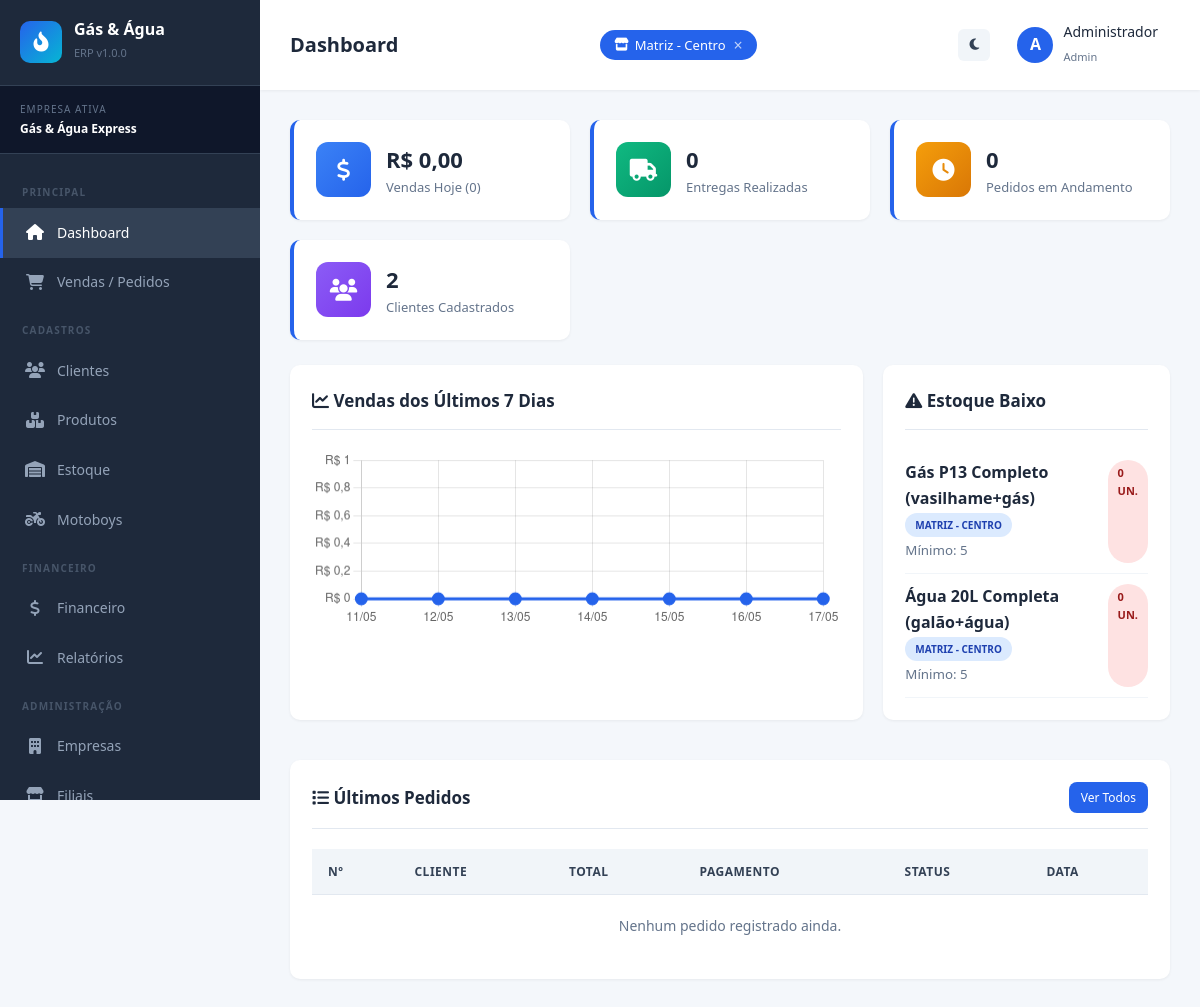
/pages/dashboard.php (signed in), run on the app's committed database.
### tables this page shows
CREATE TABLE IF NOT EXISTS empresas (
    id INT AUTO_INCREMENT PRIMARY KEY,
    nome VARCHAR(150) NOT NULL,
    cnpj VARCHAR(20) UNIQUE NOT NULL,
    endereco VARCHAR(255),
    telefone VARCHAR(20),
    email VARCHAR(100),
    logo VARCHAR(255) DEFAULT 'default-logo.png',
    cor_primaria VARCHAR(7) DEFAULT '#2563eb',
    status ENUM('ativo','inativo') DEFAULT 'ativo',
    criado_em TIMESTAMP DEFAULT CURRENT_TIMESTAMP
);

CREATE TABLE IF NOT EXISTS filiais (
    id INT AUTO_INCREMENT PRIMARY KEY,
    empresa_id INT NOT NULL,
    nome VARCHAR(150) NOT NULL,
    endereco VARCHAR(255),
    telefone VARCHAR(20),
    responsavel VARCHAR(150),
    status ENUM('ativo','inativo') DEFAULT 'ativo',
    criado_em TIMESTAMP DEFAULT CURRENT_TIMESTAMP,
    FOREIGN KEY (empresa_id) REFERENCES empresas(id) ON DELETE CASCADE
);

CREATE TABLE IF NOT EXISTS produtos (
    id INT AUTO_INCREMENT PRIMARY KEY,
    empresa_id INT NOT NULL,
    filial_id INT NOT NULL,
    codigo VARCHAR(50) NOT NULL,
    nome VARCHAR(150) NOT NULL,
    tipo ENUM('vasilhame_gas','vasilhame_agua','gas_reposicao','gas_completo','agua_reposicao','agua_completa','outro') NOT NULL,
    vasilhame_id INT DEFAULT NULL COMMENT 'Para reposição/completo: aponta para o vasilhame vinculado',
    preco_compra DECIMAL(10,2) DEFAULT 0,
    preco_venda DECIMAL(10,2) NOT NULL,
    unidade VARCHAR(20) DEFAULT 'UN',
    estoque_minimo INT DEFAULT 5,
    descricao TEXT,
    imagem VARCHAR(255) DEFAULT 'default-product.png',
    status ENUM('ativo','inativo') DEFAULT 'ativo',
    criado_em TIMESTAMP DEFAULT CURRENT_TIMESTAMP,
    FOREIGN KEY (empresa_id) REFERENCES empresas(id) ON DELETE CASCADE,
    FOREIGN KEY (filial_id) REFERENCES filiais(id) ON DELETE CASCADE,
    FOREIGN KEY (vasilhame_id) REFERENCES produtos(id) ON DELETE SET NULL
);

### includes/funcoes.php (called while the page is built, shortened)
<?php
function escapar($valor) {
    return htmlspecialchars($valor ?? '', ENT_QUOTES, 'UTF-8');
}
function formatarMoeda($valor) {
    return 'R$ ' . number_format((float)$valor, 2, ',', '.');
}
function empresaAtiva() {
    return $_SESSION['empresa_id'] ?? null;
}
function filiaisAtivas() {
    if (!empty($_SESSION['filiais_ativas']) && is_array($_SESSION['filiais_ativas'])) {
        return $_SESSION['filiais_ativas'];
    }
    $f = $_SESSION['filial_id'] ?? null;
    return $f ? [$f] : [];
}
function filiaisSQL($coluna = 'filial_id') {
    $ids = filiaisAtivas();
    $ids_str = implode(',', array_map('intval', $ids));
    return "{$coluna} IN ({$ids_str})";
}

### pages/dashboard.php (the view, shortened to what this page needs)
<?php
$titulo_pagina = "Dashboard";
$menu_ativo = "dashboard";
require_once '../includes/header.php';
$empresa_id = empresaAtiva();
$filiais_sql_dash = filiaisSQL('e.filial_id');
$hoje = date('Y-m-d');
$filiais_pedidos = filiaisSQL('filial_id');
$vendas_hoje = $conn->query("
    SELECT COALESCE(SUM(total),0) as total, COUNT(*) as qtd
    FROM pedidos WHERE empresa_id = {$empresa_id} AND {$filiais_pedidos} AND DATE(criado_em) = '{$hoje}' AND status != 'cancelado'
")->fetch_assoc();
$entregas_hoje = $conn->query("
    SELECT COUNT(*) as qtd FROM pedidos
    WHERE empresa_id = {$empresa_id} AND {$filiais_pedidos} AND DATE(criado_em) = '{$hoje}' AND status = 'entregue'
")->fetch_assoc();
$pedidos_pendentes = $conn->query("
    SELECT COUNT(*) as qtd FROM pedidos
    WHERE empresa_id = {$empresa_id} AND {$filiais_pedidos} AND status IN ('pendente','separacao','entrega')
")->fetch_assoc();
$stmt = $conn->prepare("SELECT COUNT(*) as qtd FROM clientes WHERE empresa_id = ? AND status = 'ativo'");
$stmt->bind_param("i", $empresa_id);
$stmt->execute();
$total_clientes = $stmt->get_result()->fetch_assoc();
$produtos_baixo = $conn->query("
    SELECT p.nome, p.estoque_minimo, COALESCE(e.quantidade, 0) as quantidade, f.nome as filial_nome
    FROM produtos p
    LEFT JOIN estoque e ON e.produto_id = p.id AND {$filiais_sql_dash}
    LEFT JOIN filiais f ON f.id = e.filial_id
    WHERE p.empresa_id = {$empresa_id} AND p.status = 'ativo' AND COALESCE(e.quantidade, 0) <= p.estoque_minimo
    LIMIT 15
");
$ultimos_pedidos = $conn->query("
    SELECT p.*, c.nome as cliente_nome, f.nome as filial_nome
    FROM pedidos p
    JOIN clientes c ON c.id = p.cliente_id
    LEFT JOIN filiais f ON f.id = p.filial_id
    WHERE p.empresa_id = {$empresa_id} AND " . filiaisSQL('p.filial_id') . "
    ORDER BY p.criado_em DESC LIMIT 5
");
$vendas_grafico = [];
for ($i = 6; $i >= 0; $i--) {
    $data = date('Y-m-d', strtotime("-$i days"));
    $r = $conn->query("
        SELECT COALESCE(SUM(total),0) as total FROM pedidos
        WHERE empresa_id = {$empresa_id} AND " . filiaisSQL('filial_id') . " AND DATE(criado_em) = '{$data}' AND status != 'cancelado'
    ")->fetch_assoc();
    $vendas_grafico[] = ['data' => date('d/m', strtotime($data)), 'total' => (float)$r['total']];
}
?>
<div class="stats-grid">
    <div class="stat-card">
        <div class="icon-box icon-blue"><i class="fas fa-dollar-sign"></i></div>
        <div class="info">
            <h3><?= formatarMoeda($vendas_hoje['total']) ?></h3>
            <p>Vendas Hoje (<?= $vendas_hoje['qtd'] ?>)</p>
        </div>
    </div>
    <div class="stat-card">
        <div class="icon-box icon-green"><i class="fas fa-truck"></i></div>
        <div class="info">
            <h3><?= $entregas_hoje['qtd'] ?></h3>
            <p>Entregas Realizadas</p>
        </div>
    </div>
    <div class="stat-card">
        <div class="icon-box icon-orange"><i class="fas fa-clock"></i></div>
        <div class="info">
            <h3><?= $pedidos_pendentes['qtd'] ?></h3>
            <p>Pedidos em Andamento</p>
        </div>
    </div>
    <div class="stat-card">
        <div class="icon-box icon-purple"><i class="fas fa-users"></i></div>
        <div class="info">
            <h3><?= $total_clientes['qtd'] ?></h3>
            <p>Clientes Cadastrados</p>
        </div>
    </div>
</div>
<div style="display:grid; grid-template-columns: 2fr 1fr; gap:20px; margin-bottom:20px;">
    <div class="card">
        <div class="card-header">
            <h3 class="card-title"><i class="fas fa-chart-line"></i> Vendas dos Últimos 7 Dias</h3>
        </div>
        <canvas id="graficoVendas" height="100"></canvas>
    </div>
    <div class="card">
        <div class="card-header">
            <h3 class="card-title"><i class="fas fa-triangle-exclamation"></i> Estoque Baixo</h3>
        </div>
        <?php if ($produtos_baixo->num_rows == 0): ?>
            <p style="text-align:center; color:#64748b; padding:20px;">
                <i class="fas fa-circle-check" style="color:#10b981; font-size:30px;"></i><br>
                Todos os produtos com estoque OK
            </p>
        <?php else: ?>
            <?php while ($p = $produtos_baixo->fetch_assoc()): ?>
                <div style="display:flex; justify-content:space-between; padding:10px 0; border-bottom:1px solid #f1f5f9;">
                    <div>
                        <strong><?= escapar($p['nome']) ?></strong>
                        <span class="badge badge-info" style="font-size:10px;"><?= escapar($p['filial_nome'] ?? '') ?></span><br>
                        <small style="color:#64748b;">Mínimo: <?= $p['estoque_minimo'] ?></small>
                    </div>
                    <span class="badge badge-danger"><?= $p['quantidade'] ?> un.</span>
                </div>
            <?php endwhile; ?>
        <?php endif; ?>
    </div>
</div>
<div class="card">
    <div class="card-header">
        <h3 class="card-title"><i class="fas fa-list"></i> Últimos Pedidos</h3>
        <a href="vendas.php" class="btn btn-primary btn-sm">Ver Todos</a>
    </div>
    <div style="overflow-x:auto;">
    <table class="table">
        <thead>
            <tr>
                <th>Nº</th>
                <th>Cliente</th>
                <th>Total</th>
                <th>Pagamento</th>
                <th>Status</th>
                <th>Data</th>
            </tr>
        </thead>
        <tbody>
            <?php if ($ultimos_pedidos->num_rows == 0): ?>
                <tr><td colspan="6" style="text-align:center; padding:20px; color:#64748b;">Nenhum pedido registrado ainda.</td></tr>
            <?php endif; ?>
        </tbody>
    </table>
    </div>
</div>
<script>
const vendasData = <?= json_encode($vendas_grafico) ?>;
new Chart(document.getElementById('graficoVendas'), {
    type: 'line',
    data: {
        labels: vendasData.map(d => d.data),
        datasets: [{
            label: 'Vendas (R$)',
            data: vendasData.map(d => d.total),
            borderColor: '#2563eb',
            backgroundColor: 'rgba(37, 99, 235, 0.1)',
            fill: true,
            tension: 0.4,
            borderWidth: 3,
            pointRadius: 5,
            pointBackgroundColor: '#2563eb'
        }]
    },
    options: {
        responsive: true,
        plugins: {
            legend: { display: false }
        },
        scales: {
            y: {
                beginAtZero: true,
                ticks: {
                    callback: v => 'R$ ' + v.toLocaleString('pt-BR')
                }
            }
        }
    }
});
</script>
<?php require_once '../includes/footer.php'; ?>

### includes/header.php (shortened to what this page needs)
<?php
require_once dirname(__DIR__) . '/config/config.php';
require_once dirname(__DIR__) . '/includes/funcoes.php';
$empresa_atual = null;
if (!empty($_SESSION['empresa_id'])) {
    $stmt = $conn->prepare("SELECT nome FROM empresas WHERE id = ?");
    $stmt->bind_param("i", $_SESSION['empresa_id']);
    $stmt->execute();
    $empresa_atual = $stmt->get_result()->fetch_assoc();
}
$todas_filiais = [];
if (!empty($_SESSION['empresa_id'])) {
    $res = $conn->query("SELECT id, nome FROM filiais WHERE empresa_id = {$_SESSION['empresa_id']} AND status = 'ativo' ORDER BY nome");
    while ($f = $res->fetch_assoc()) {
        $todas_filiais[] = $f;
    }
}
$filiais_ativas = $_SESSION['filiais_ativas'] ?? [];
$titulo_pagina = $titulo_pagina ?? 'Dashboard';
$menu_ativo = $menu_ativo ?? '';
?>
<!DOCTYPE html>
<html lang="pt-br">
<head>
    <link rel="stylesheet" href="<?= BASE_URL ?>assets/css/style.css">
    <link rel="stylesheet" href="https://cdnjs.cloudflare.com/ajax/libs/font-awesome/6.4.0/css/all.min.css">
</head>
<body>
<div class="layout">
    <aside class="sidebar">
        <div class="sidebar-header">
            <div class="logo-icon"><i class="fas fa-fire-flame-curved"></i></div>
            <div>
                <h3>Gás & Água</h3>
                <small>ERP v<?= SISTEMA_VERSAO ?></small>
            </div>
        </div>
        <?php if ($empresa_atual): ?>
        <div class="sidebar-empresa">
            <div class="label">Empresa Ativa</div>
            <div class="nome"><?= escapar($empresa_atual['nome']) ?></div>
        </div>
        <?php endif; ?>
        <ul class="sidebar-menu">
            <li class="titulo-secao">Principal</li>
            <li>
                <a href="<?= BASE_URL ?>pages/dashboard.php" class="<?= $menu_ativo=='dashboard'?'active':'' ?>">
                    <span class="menu-icon"><i class="fas fa-house"></i></span> Dashboard
                </a>
            </li>
            <li>
                <a href="<?= BASE_URL ?>pages/vendas.php" class="<?= $menu_ativo=='vendas'?'active':'' ?>">
                    <span class="menu-icon"><i class="fas fa-cart-shopping"></i></span> Vendas / Pedidos
                </a>
            </li>
            <li class="titulo-secao">Cadastros</li>
            <li>
                <a href="<?= BASE_URL ?>pages/clientes.php" class="<?= $menu_ativo=='clientes'?'active':'' ?>">
                    <span class="menu-icon"><i class="fas fa-users"></i></span> Clientes
                </a>
            </li>
            <li>
                <a href="<?= BASE_URL ?>pages/produtos.php" class="<?= $menu_ativo=='produtos'?'active':'' ?>">
                    <span class="menu-icon"><i class="fas fa-boxes-stacked"></i></span> Produtos
                </a>
            </li>
            <li>
                <a href="<?= BASE_URL ?>pages/estoque.php" class="<?= $menu_ativo=='estoque'?'active':'' ?>">
                    <span class="menu-icon"><i class="fas fa-warehouse"></i></span> Estoque
                </a>
            </li>
            <li>
                <a href="<?= BASE_URL ?>pages/motoboys.php" class="<?= $menu_ativo=='motoboys'?'active':'' ?>">
                    <span class="menu-icon"><i class="fas fa-motorcycle"></i></span> Motoboys
                </a>
            </li>
            <li class="titulo-secao">Financeiro</li>
            <li>
                <a href="<?= BASE_URL ?>pages/financeiro.php" class="<?= $menu_ativo=='financeiro'?'active':'' ?>">
                    <span class="menu-icon"><i class="fas fa-dollar-sign"></i></span> Financeiro
                </a>
            </li>
            <li>
                <a href="<?= BASE_URL ?>pages/relatorios.php" class="<?= $menu_ativo=='relatorios'?'active':'' ?>">
                    <span class="menu-icon"><i class="fas fa-chart-line"></i></span> Relatórios
                </a>
            </li>
            <?php if ($_SESSION['perfil'] === 'admin'): ?>
            <li class="titulo-secao">Administração</li>
            <li>
                <a href="<?= BASE_URL ?>pages/empresas.php" class="<?= $menu_ativo=='empresas'?'active':'' ?>">
                    <span class="menu-icon"><i class="fas fa-building"></i></span> Empresas
                </a>
            </li>
            <li>
                <a href="<?= BASE_URL ?>pages/filiais.php" class="<?= $menu_ativo=='filiais'?'active':'' ?>">
                    <span class="menu-icon"><i class="fas fa-store"></i></span> Filiais
                </a>
            </li>
            <?php endif; ?>
        </ul>
    </aside>
    <main class="main">
        <div class="topbar">
            <div style="display:flex; align-items:center; gap:15px;">
                <h1><?= $titulo_pagina ?></h1>
            </div>
            <div class="filiais-chips">
                <?php foreach ($todas_filiais as $f):
                    $ativa = in_array($f['id'], $filiais_ativas);
                ?>
                    <a href="?toggle_filial=<?= $f['id'] ?><?= !empty($_GET) ? '&' . http_build_query(array_diff_key($_GET, ['toggle_filial'=>''])) : '' ?>"
                       class="filial-chip <?= $ativa ? 'active' : '' ?>"
                       title="<?= $ativa ? 'Clique para ocultar' : 'Clique para exibir' ?>">
                        <i class="fas fa-store"></i>
                        <?= escapar($f['nome']) ?>
                        <?php if ($ativa): ?>
                            <span class="chip-x">&times;</span>
                        <?php endif; ?>
                    </a>
                <?php endforeach; ?>
            </div>
            <div class="topbar-actions">
                <button onclick="toggleDarkMode()" class="btn-icon" style="background:#f1f5f9; color:#334155;" title="Modo escuro">
                    <i class="fas fa-moon"></i>
                </button>
                <div class="topbar-user">
                    <div class="avatar"><?= strtoupper(substr($_SESSION['usuario_nome'] ?? 'U', 0, 1)) ?></div>
                    <div>
                        <div class="nome"><?= escapar($_SESSION['usuario_nome'] ?? '') ?></div>
                        <small style="color:#64748b; font-size:11px;"><?= ucfirst($_SESSION['perfil'] ?? '') ?></small>
                    </div>
                </div>
            </div>
        </div>
        <div class="content">

### includes/header.php (style rules this page uses)
.filiais-chips { display: flex; gap: 8px; flex-wrap: wrap; align-items: center; }
.filial-chip { display: inline-flex; align-items: center; gap: 6px; padding: 5px 14px; border-radius: 20px; font-size: 13px; font-weight: 500; text-decoration: none; transition: all 0.2s; cursor: pointer; border: 2px solid var(--border); color: var(--text-muted); background: var(--bg-light); }
.filial-chip.active { background: var(--primary); color: white; border-color: var(--primary); }
.chip-x { font-size: 16px; line-height: 1; margin-left: 2px; opacity: 0.7; }
.topbar { flex-wrap: wrap; gap: 10px; }

### data on the page
empresas: nome "Gás & Água Express"
filiais: nome "Matriz - Centro"
produtos: nome "Gás P13 Completo (vasilhame+gás)", filial.nome "MATRIZ - CENTRO", estoque_minimo "5", quantidade "0"
produtos: nome "Água 20L Completa (galão+água)", filial.nome "MATRIZ - CENTRO", estoque_minimo "5", quantidade "0"

### other printed values
SISTEMA_VERSAO "1.0.0"
$titulo_pagina "Dashboard"
substr($_SESSION['usuario_nome'] ?? 'U', 0, 1) "A"
escapar($_SESSION['usuario_nome'] ?? '') "Administrador"
$_SESSION['perfil'] "Admin"
formatarMoeda($vendas_hoje['total']) "R$ 0,00"
$vendas_hoje['qtd'] "0"
$entregas_hoje['qtd'] "0"
$pedidos_pendentes['qtd'] "0"
$total_clientes['qtd'] "2"
